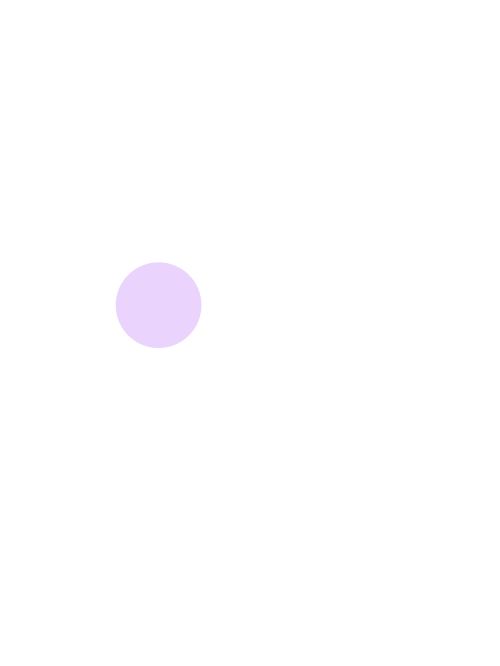
Frame 1 (no input)
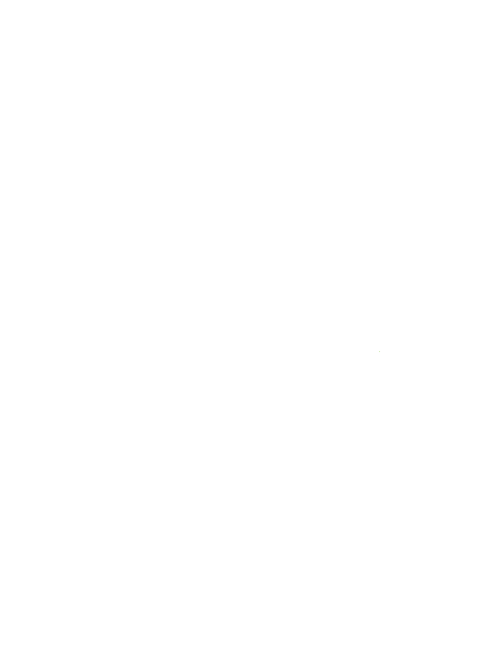
Frame 60 (the mouse pressed at the canvas centre just before this capture)
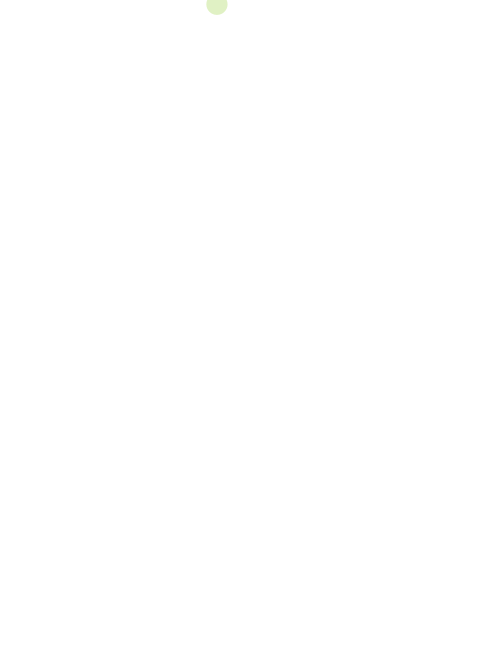
Frame 120 (the mouse held since frame 60 and released just before this capture)

The Processing sketch that drew these frames (run headless with seeded random() and noise(); from frame 60 on, the mouse is pressed at the canvas centre):

// Processing sketch: day_6
// ── day_6.pde
float r;
float g; 
float b; 
float a;

float diam;
float x;
float y;

void setup(){
  size(500,666);
  background(255);
}
void draw(){
  r = random(255);
  g = random(255);
  b = random(255);
  a = random(255);
  diam = random(100);
  x = random(width);
  y = random(height);

background(255);
noStroke();
fill(r,g,b,a);
ellipse(x,y,diam,diam);

delay(20);

}
